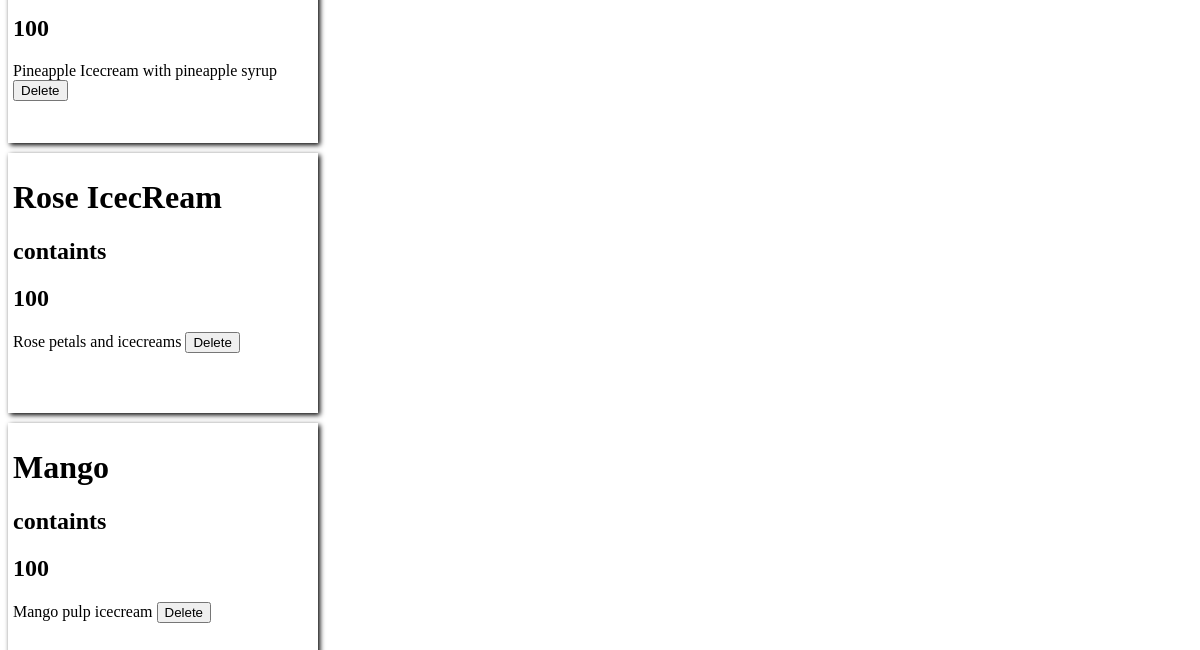
The page /product (lower part) on the database as committed earlier.
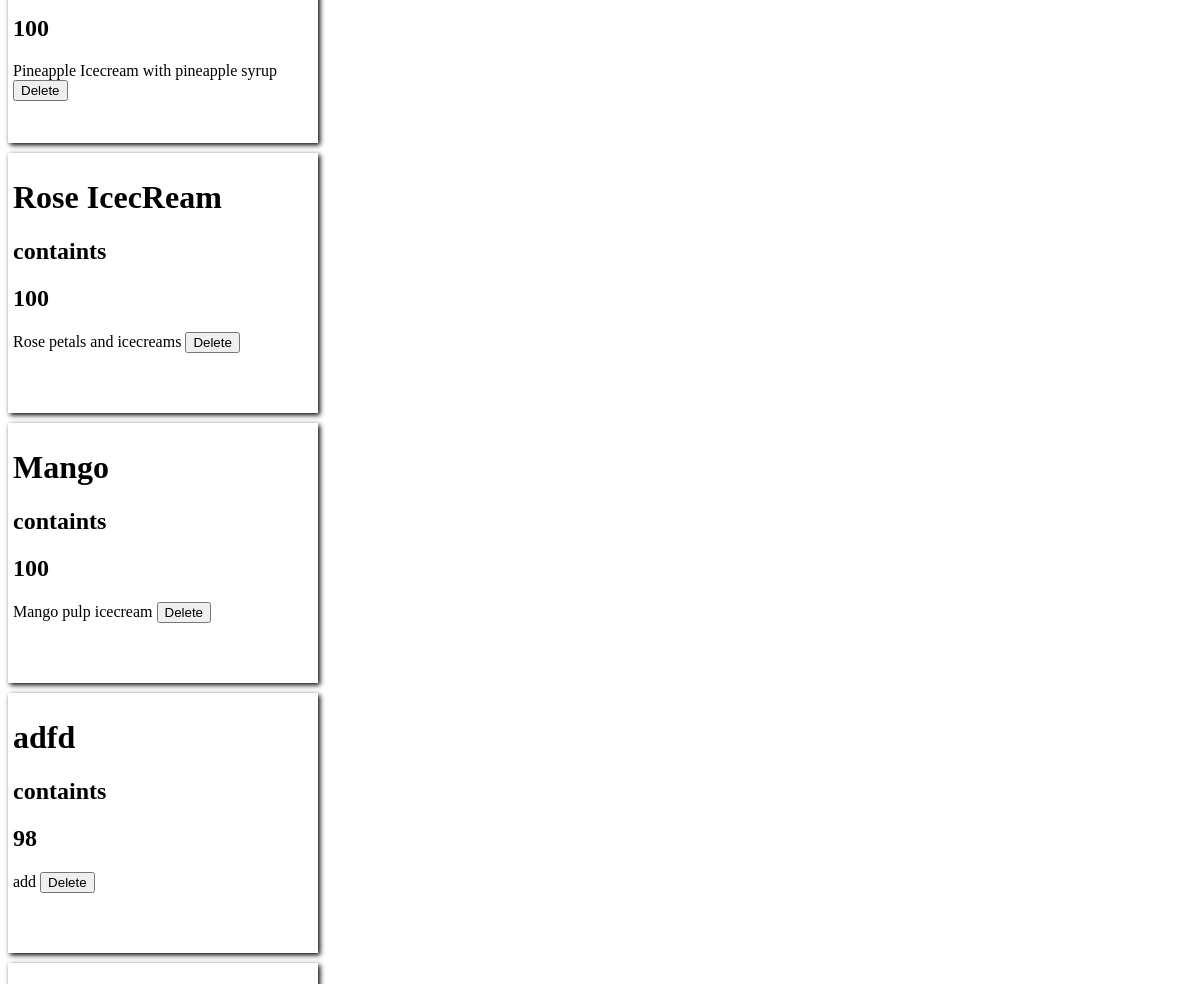
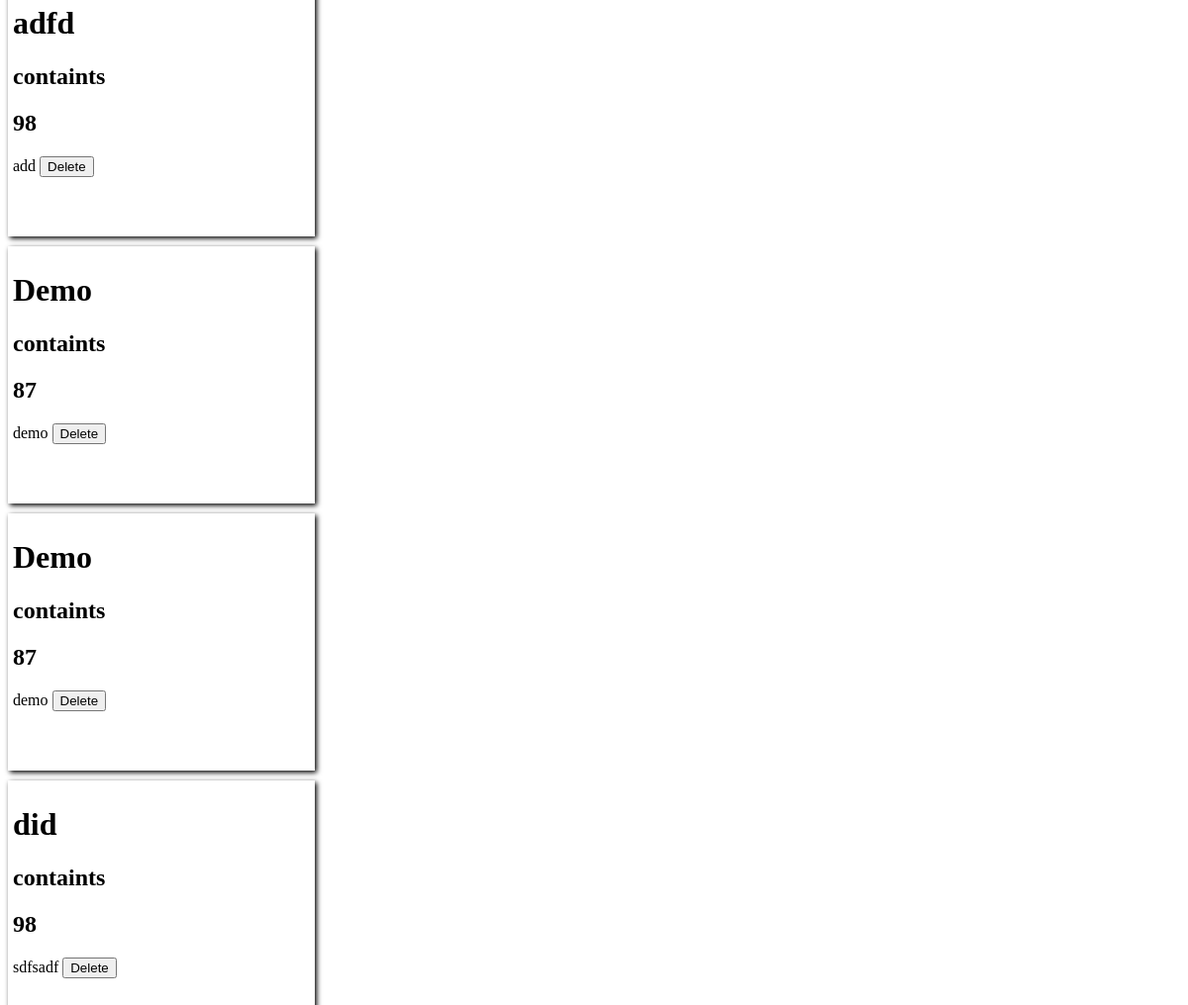
The same page on the database as committed later (2 pictures, top to bottom).
### product/models.py (models this page shows, shortened)
class Product(models.Model):
    name = models.CharField(max_length=50,)
    desc = models.TextField()
    price = models.FloatField()
    quantity = models.IntegerField(default=0)

### product/views.py (the view)
# urls.py: path("product", product),
def product(request):
    q = Product.objects.all().values()
    print(q)
    return render(request, "prod.html", context={"product": q})

### product/templates/prod.html (shortened to what this page needs)
<!DOCTYPE html>
<html lang="en">
<head>
  <link rel="stylesheet" href="/static/product/css/style.css">
</head>
<body>
  {% for p in product %}
  <div class="productCard">
    <h1>{{ p.name}}</h1>
    <h2>containts</h2>
    <h2>{{ p.quantity }}</h2>
    {{ p.desc }}
    <a href="delete?prodId={{p.id}}">
      <button type="button" class="btn btn-outline-secondary btn-sm">
        Delete
      </button></a>
  </div>
  {% endfor %}
</body>
</html>

Rows that differ between the two databases and show on the page:
added Product: name "adfd", quantity "98", desc "add"
added Product: name "adfd", quantity "98", desc "add"
added Product: name "Demo", quantity "87", desc "demo"
added Product: name "Demo", quantity "87", desc "demo"
added Product: name "did", quantity "98", desc "sdfsadf"
